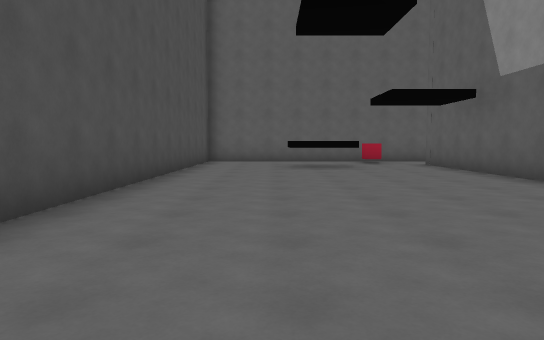
[1] (above)

14 first-person views from a walk through a level from a Godot 3-D game. The camera is 1.3 m above the floor, tilts 4° down and sees 70° across. The floor is counted in squares, 2 m on a side. Each view is taken from the middle of a square. On the plan, view 1 faces up. The plan holds only what a view shows up to about 11 squares ahead; the rest is blank. The place goes on beyond the plan. Surface patterns are stand-ins for the level's own textures.

[2]
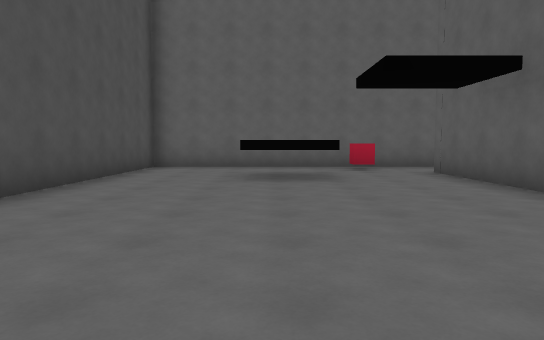

[3]
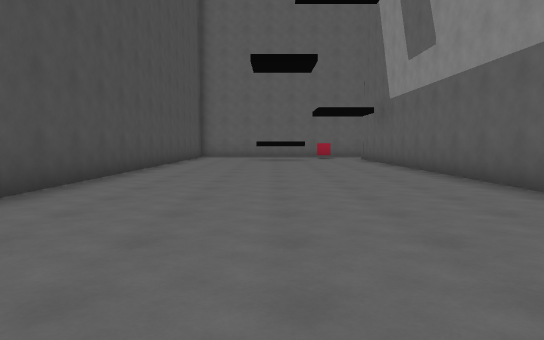

[4]
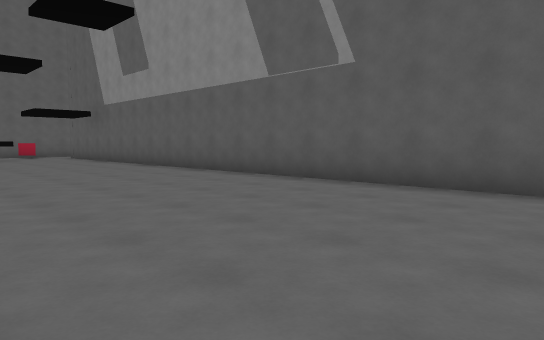

[5]
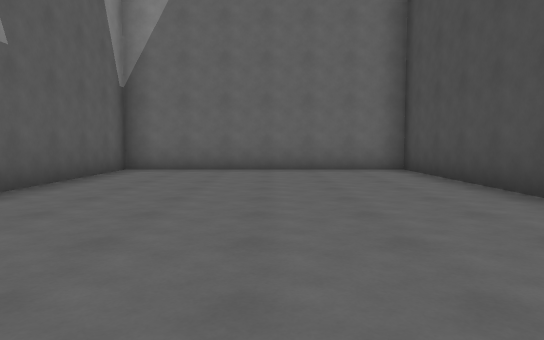

[6]
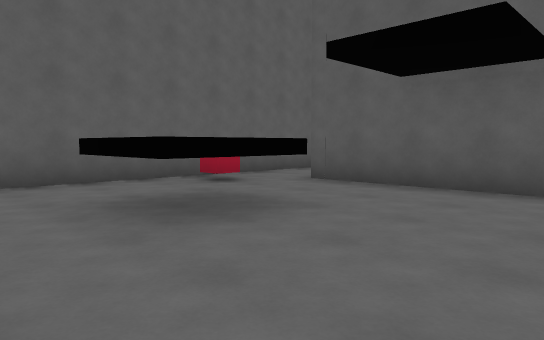

[7]
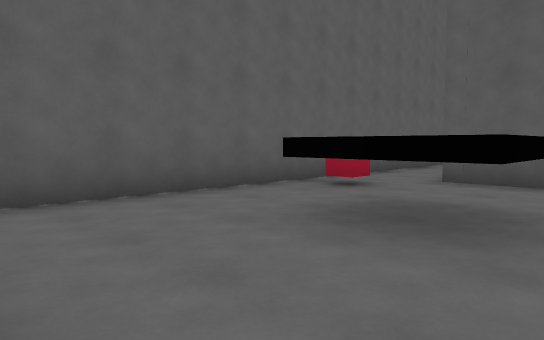

[8]
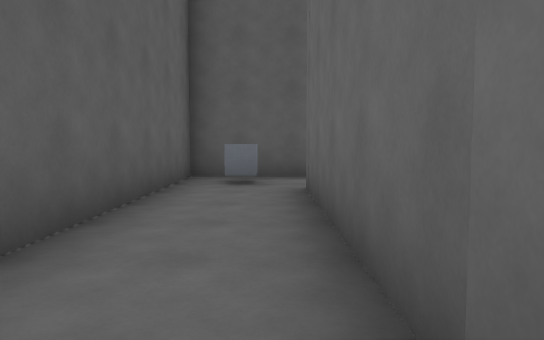

[9]
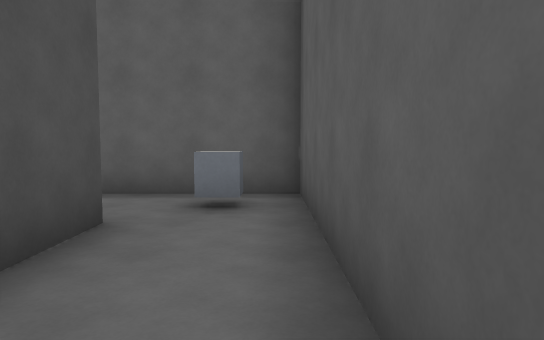

[10]
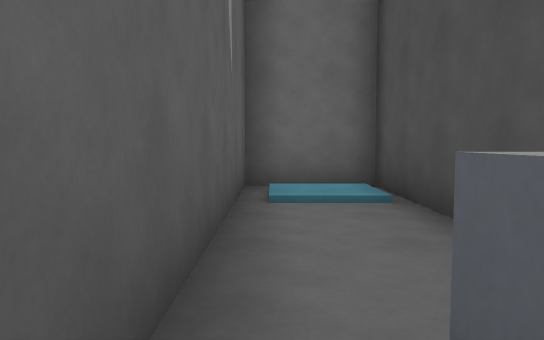

[11]
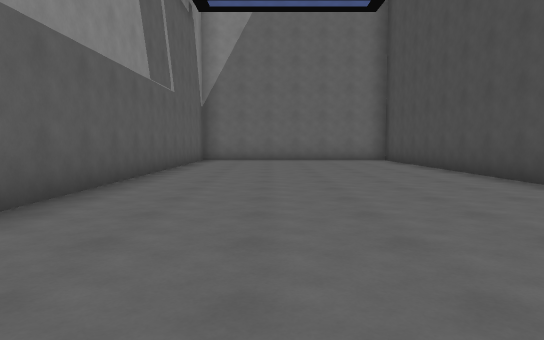

[12]
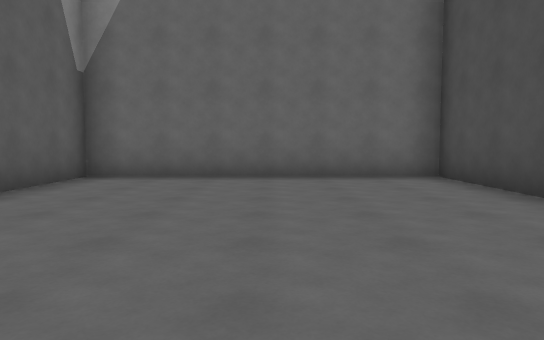

[13]
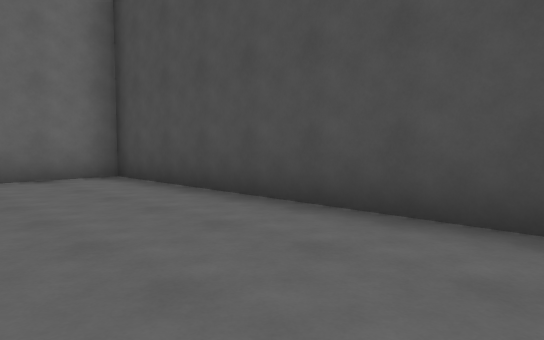

[14]
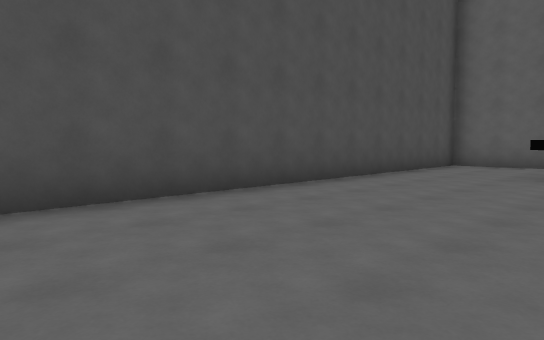

### Floor plan
Key: @ floor where view 1 was taken; # wall or solid block; . main floor; : floor 0.25 m higher than the main floor; / step, stairs or slope; ^ raised ledge.
Columns run from 3 left of view 1 to 12 right of it. Each row starts with its distance up from view 1.
 14 ################
 13 #..............#
 12 #............#.#
 11 #...^^..#####..#
 10 #...^^..#   #..#
  9 #.......#   #//#
  8 #.......#   #:/#
  7 #.......#   ####
  6 #.......#
  5 #.......#
  4 #.......#
  3 #.......#
  2 #.......#
  1 #.......#
  0 #..@....#
 -1 #.......#
 -2 #.......#
 -3 #.......#
 -4 #.......#
 -5 #.......#
 -6 #.......#
 -7 #########

Positions as (right, up) in squares from view 1, and headings:
1: (0, 0), facing up
2: (1, 3), facing up
3: (1, -4), facing up
4: (-1, -6), facing up-right
5: (1, 3), facing down
6: (-1, 7), facing up-right
7: (-2, 9), facing up-right
8: (4, 12), facing right
9: (11, 8), facing up
10: (11, 13), facing down
11: (2, 8), facing down
12: (1, 1), facing down
13: (1, 1), facing down-left
14: (2, 2), facing up-left
